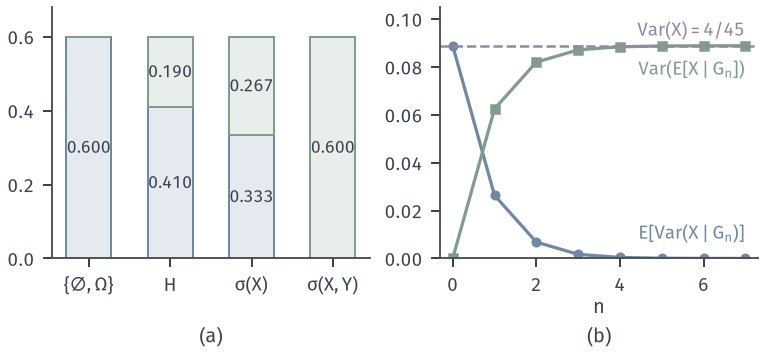

Write Python code to recreate this figure.
"""Total variance under growing information.
(a) Sensor table, Var(Y)=0.6 split into E[Var(Y|G)] (blue fill) + Var(E[Y|G]) (green fill) for
G = trivial, H=sigma(1{X=2}), sigma(X), sigma(X,Y): (0.6,0), (43/105, 4/21), (1/3, 4/15), (0, 0.6).
(b) Omega=[0,1), X=w^2, G_n dyadic: E[Var(X|G_n)] (blue) decreases, Var(E[X|G_n]) (green) increases,
their sum is Var(X)=4/45 (purple dashed). Exact interval formulas."""
from pathlib import Path
import sys
sys.path.insert(0, str(Path(__file__).resolve().parents[1]/'cexp-common'))
from common import *

cells = [(x, y) for x in range(3) for y in range(3)]
Yv = np.array([[y for y in range(3)] for x in range(3)], float)
keys = [lambda x, y: 0, lambda x, y: x == 2, lambda x, y: x, lambda x, y: (x, y)]
within, between = [], []
for k in keys:
    m = cond_mean(Yv, k)
    mm = np.where(P > 0, m, 0)
    within.append(float((P*(Yv - mm)**2).sum())); between.append(float((P*(mm - 1)**2).sum()))
fig, (a, b) = figure(width_mm=108, height_mm=50, ncols=2)
xs = np.arange(4)
a.bar(xs, within, width=0.55, color=BLUE_FILL, edgecolor=BLUE, lw=0.8)
a.bar(xs, between, bottom=within, width=0.55, color=GREEN_FILL, edgecolor=GREEN, lw=0.8)
for i in range(4):
    if within[i] > 0.02:
        a.text(i, within[i]/2, f'{within[i]:.3f}', ha='center', va='center', fontsize=7, color=INK)
    if between[i] > 0.02:
        a.text(i, within[i] + between[i]/2, f'{between[i]:.3f}', ha='center', va='center', fontsize=7, color=INK)
a.set_xticks(xs); a.set_xticklabels([r'$\{\emptyset,\Omega\}$', r'$\mathcal{H}$', r'$\sigma(X)$', r'$\sigma(X,Y)$'], fontsize=7.5)
a.set_ylim(0, 0.68)
ns = np.arange(0, 8)
Vm = []
for n in ns:
    e, m = dyadic_means(n)
    Vm.append(float(np.mean(m**2) - 1/9))
Vm = np.array(Vm); EV = 4/45 - Vm
b.plot(ns, EV, color=BLUE, lw=1.3, marker='o', ms=3)
b.plot(ns, Vm, color=GREEN, lw=1.3, marker='s', ms=3)
b.axhline(4/45, color=PURPLE, lw=1.0, ls='--')
b.text(7, 4/45 + 0.004, r'$\mathrm{Var}(X)=4/45$', ha='right', fontsize=7.5, color=PURPLE)
b.text(7, Vm[-1] - 0.006, r'$\mathrm{Var}(\mathrm{E}[X\mid\mathcal{G}_n])$', ha='right', va='top', fontsize=7.5, color=GREEN)
b.text(7, EV[-1] + 0.006, r'$\mathrm{E}[\mathrm{Var}(X\mid\mathcal{G}_n)]$', ha='right', va='bottom', fontsize=7.5, color=BLUE)
b.set_xlim(-0.3, 7.3); b.set_ylim(0, 0.105); b.set_xlabel('$n$', labelpad=1)
tag(a, '(a)', y=-0.27); tag(b, '(b)', y=-0.27)
save(fig, Path(__file__).resolve().parent, 'figure', {'within': within, 'between': between, 'dyadic_Vm': list(Vm)})
